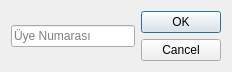
<?xml version="1.0" encoding="UTF-8"?>
<ui version="4.0">
 <class>SearchDialog</class>
 <widget class="QDialog" name="SearchDialog">
  <property name="geometry">
   <rect>
    <x>0</x>
    <y>0</y>
    <width>232</width>
    <height>70</height>
   </rect>
  </property>
  <property name="windowTitle">
   <string>Üye Ara</string>
  </property>
  <layout class="QHBoxLayout" name="horizontalLayout">
   <item>
    <widget class="QLineEdit" name="lineEdit">
     <property name="placeholderText">
      <string>Üye Numarası</string>
     </property>
    </widget>
   </item>
   <item>
    <widget class="QDialogButtonBox" name="buttonBox">
     <property name="orientation">
      <enum>Qt::Vertical</enum>
     </property>
     <property name="standardButtons">
      <set>QDialogButtonBox::Cancel|QDialogButtonBox::Ok</set>
     </property>
    </widget>
   </item>
  </layout>
 </widget>
 <resources/>
 <connections>
  <connection>
   <sender>buttonBox</sender>
   <signal>accepted()</signal>
   <receiver>SearchDialog</receiver>
   <slot>accept()</slot>
   <hints>
    <hint type="sourcelabel">
     <x>248</x>
     <y>254</y>
    </hint>
    <hint type="destinationlabel">
     <x>157</x>
     <y>274</y>
    </hint>
   </hints>
  </connection>
  <connection>
   <sender>buttonBox</sender>
   <signal>rejected()</signal>
   <receiver>SearchDialog</receiver>
   <slot>reject()</slot>
   <hints>
    <hint type="sourcelabel">
     <x>316</x>
     <y>260</y>
    </hint>
    <hint type="destinationlabel">
     <x>286</x>
     <y>274</y>
    </hint>
   </hints>
  </connection>
 </connections>
</ui>
